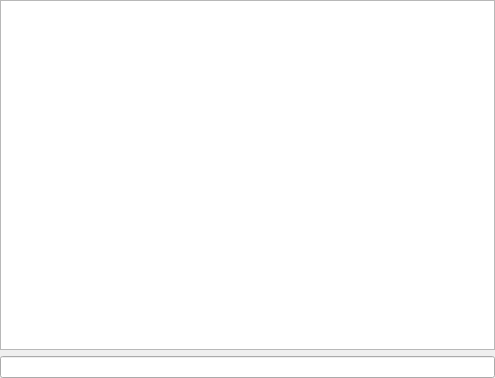
<?xml version="1.0" encoding="UTF-8"?>
<ui version="4.0">
 <class>console</class>
 <widget class="QWidget" name="console">
  <property name="geometry">
   <rect>
    <x>0</x>
    <y>0</y>
    <width>495</width>
    <height>378</height>
   </rect>
  </property>
  <property name="sizePolicy">
   <sizepolicy hsizetype="Minimum" vsizetype="Expanding">
    <horstretch>0</horstretch>
    <verstretch>0</verstretch>
   </sizepolicy>
  </property>
  <property name="contextMenuPolicy">
   <enum>Qt::CustomContextMenu</enum>
  </property>
  <layout class="QVBoxLayout" name="_verticalLayout_2">
   <property name="leftMargin">
    <number>0</number>
   </property>
   <property name="topMargin">
    <number>0</number>
   </property>
   <property name="rightMargin">
    <number>0</number>
   </property>
   <property name="bottomMargin">
    <number>0</number>
   </property>
   <item>
    <widget class="QPlainTextEdit" name="_contents">
     <property name="font">
      <font>
       <family>Monospace</family>
      </font>
     </property>
     <property name="contextMenuPolicy">
      <enum>Qt::NoContextMenu</enum>
     </property>
     <property name="readOnly">
      <bool>true</bool>
     </property>
    </widget>
   </item>
   <item>
    <layout class="QHBoxLayout" name="_hlayout">
     <item>
      <widget class="LogConsoleLastMessageEdit" name="_last_msg_line">
       <property name="contextMenuPolicy">
        <enum>Qt::NoContextMenu</enum>
       </property>
       <property name="readOnly">
        <bool>true</bool>
       </property>
      </widget>
     </item>
    </layout>
   </item>
  </layout>
 </widget>
 <customwidgets>
  <customwidget>
   <class>LogConsoleLastMessageEdit</class>
   <extends>QLineEdit</extends>
   <header>accwidgets.log_console._viewer</header>
  </customwidget>
 </customwidgets>
 <resources/>
 <connections/>
</ui>
